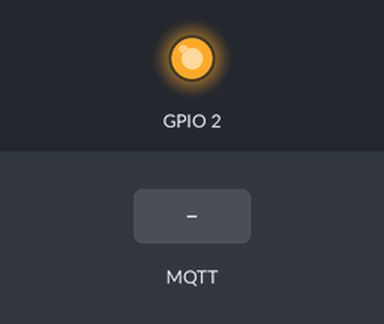
The sketch below on a simulated ESP8266 (NodeMCU). Shown: output pins drawn as LEDs (lit = HIGH, except the on-board LED, lit = LOW). Inputs (shaded band) come from the test bench. WiFi joins after 1.5 s; servers stay silent unless stated; random numbers use the default seed unless the sketch sets one; no MQTT or app messages arrive unless stated; what the sketch prints to the serial monitor is not drawn.

Above: at 3.7 s.
3.8 s: MQTT message "1" arrives on the first subscribed topic
6.5 s: MQTT message "on" arrives on the first subscribed topic
8.0 s: MQTT message "off" arrives on the first subscribed topic
At 10.6 s:
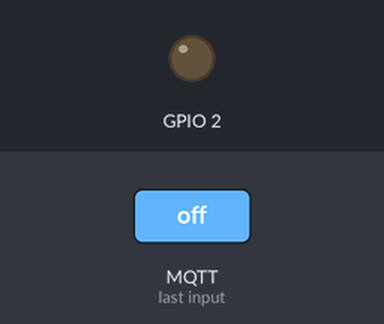
Timing chart, 0 to 12.1 s (numbered marks = the images above; inputs shaded):
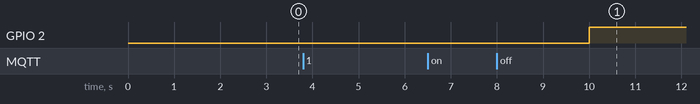

Measured:
- after the input at 3.8 s, every drawn part: stays the same
- after the input at 6.5 s, every drawn part: stays the same

The sketch:

requirement-A.ino
```cpp
#include <ESP8266WiFi.h>
#include <PubSubClient.h>
//const char* ssid = "IoT-UNICA";
//const char* password = "I@T-unic@2019";

// Rete e password casa
const char* ssid = "Wind3 Frau";
const char* password = "4nd1yjynbgoyv0ce";

const char* mqtt_server = "broker.mqtt-dashboard.com";
WiFiClient espClient;
PubSubClient client(espClient);
long lastMsg = 0;
char msg[50];
int led_status = 0;
void setup() {
  pinMode(BUILTIN_LED, OUTPUT);
  Serial.begin(115200);
  delay(1000); //delay per attendere la porta seriale
  setup_wifi();
  client.setServer(mqtt_server, 1883);
  client.setCallback(callback);
  // Initialize the BUILTIN_LED pin as an output
}

void setup_wifi() {
  delay(10);
  Serial.println("Attempting WIFI connection...");

  WiFi.mode(WIFI_STA);           // Modalità stazione (client)
  WiFi.begin(ssid, password);

  while (WiFi.status() != WL_CONNECTED) {
    delay(500);
    Serial.print(".");
  }
  Serial.println("WiFi connected");
}
void callback(char* topic, byte* payload, unsigned int length) {
  Serial.print("Message arrived [");
  Serial.print(topic);
  Serial.print("] ");
  for (int i = 0; i < length; i++) {
    Serial.print((char)payload[i]);
  }
  Serial.println();
  // Read payload and set led_status
  if ((char)payload[0] == '1')
    led_status = 1;
  else
    led_status = 0;
}

void reconnect() {
  while (!client.connected()) {
    Serial.println("Attempting MQTT connection...");
    String clientId = "ESP8266Client-";
    clientId += String(random(0xffff), HEX);
    if (client.connect(clientId.c_str())) {
      Serial.println("connected");
      client.publish("LedStatus", "LED Status");
      client.subscribe("LedDrive");
    } else {
      Serial.print(".");
      delay(6000);
    }
  }
}


void loop() {
  if (!client.connected()) reconnect();
  // Process incoming messages, send publish data, MQTT connection
  client.loop();
  // Publish on LedStatus MQTT topic
  long now = millis();
  if ((now - lastMsg) > 5000) {
    lastMsg = now;
    snprintf(msg, 75, "LED Status: %ld", led_status);
    Serial.print("Publish message: ");
    Serial.println(msg);
    client.publish("LedStatus", msg);
    // Change LED status
    if (led_status == 1)
      digitalWrite(BUILTIN_LED, LOW);  // LED on by making the voltage LOW
    else
      digitalWrite(BUILTIN_LED, HIGH);  // LED off by making the voltage HIGH
  }
}
```
